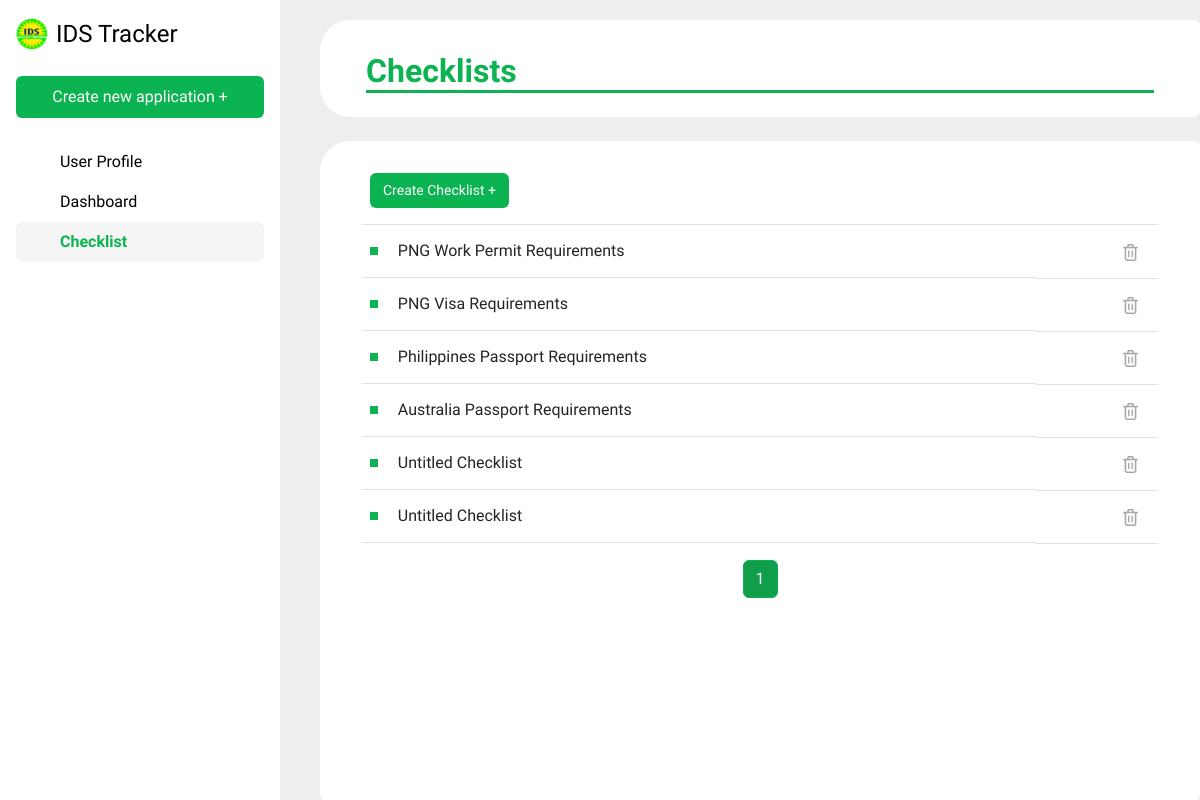
The app's page /checklist, older data.
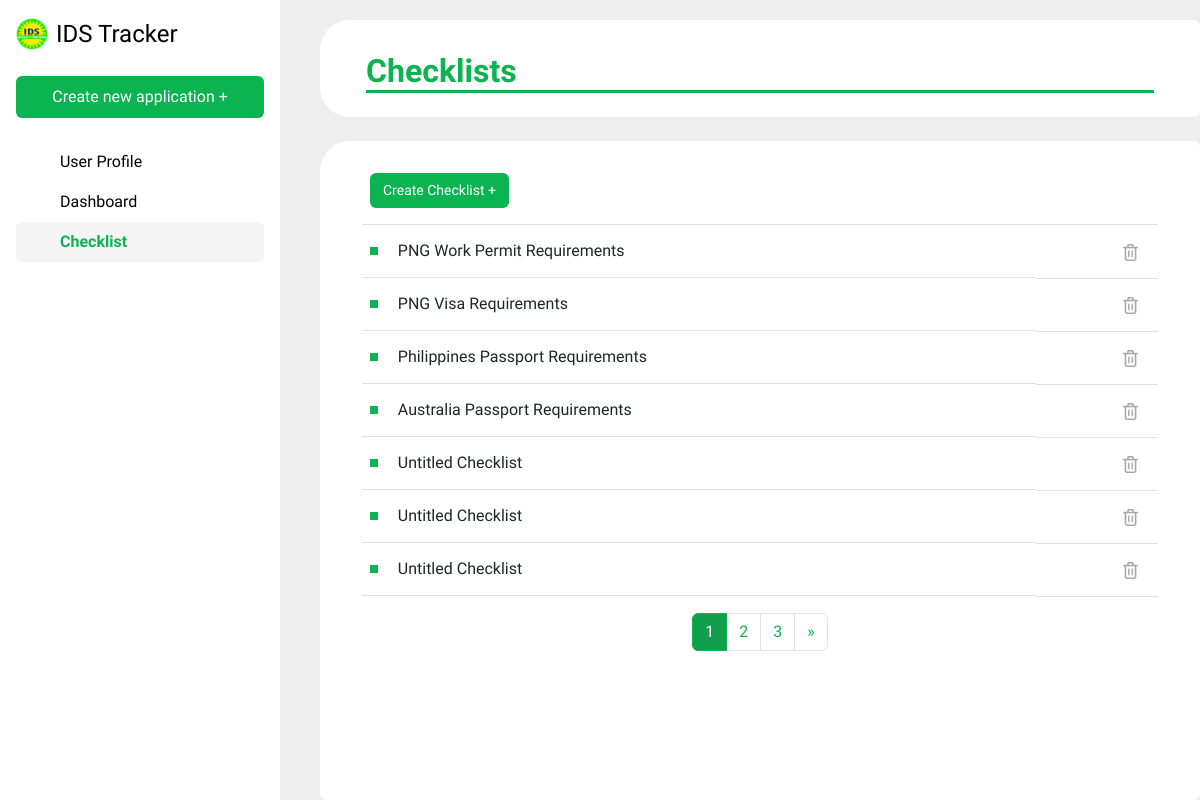
The same page, newer data.
### IDSapp/models.py (models this page shows, shortened)
class Checklist(models.Model):
    document_types = [
        ('Visa', 'Visa'),
        ('Passport', 'Passport'),
        ('Work Permit', 'Work Permit')
    ]
    name = models.CharField(max_length=255)
    documentType = models.CharField(max_length = 20, choices = document_types, null=True)
    country =  models.CharField(max_length = 50, null=True)

### IDSapp/views.py (the view)
# urls.py: path('checklist', views.view_checklist, name = 'view_checklist'),
def view_checklist(request):
    checklist_list = Checklist.objects.all()
    paginator = Paginator(checklist_list, 7)  # Show 7 checklists per page
    page_number = request.GET.get('page')
    page_obj = paginator.get_page(page_number)
    context = {
        'document_type_choices': Checklist.document_types,
        'page_obj': page_obj,
    }
    return render(request, 'checklist.html', context)

### IDSapp/templates/checklist.html (shortened to what this page needs)
{% extends 'base.html' %}
{% load static %}
{% block content %}
<div class="flex-container">
    <div class="card" style="border: none; border-bottom-left-radius: 30px; border-top-left-radius: 30px;">
        <div class="card-body">
            <h2 class="card-title mt-3" style="margin-left: 30px; margin-right: 30px; color: #0BB351; font-weight: bold; border-bottom: 3px solid #0BB351;">Checklists</h2>
        </div>
    </div>
    <div id="dynamicCard" class="card mt-4 flex-grow">
            <div class="container-fluid">
                <div style="margin-left: 30px; margin-right: 30px;">
                    <table class="table table-hover mt-4">
                        <thead>
                            <tr>
                                <th scope="col">
                                    <form action="{% url 'create_checklist' %}" method="POST">
                                        <button type="submit" class="text-decoration-none btn mb-2" style="color: #ffffff; background-color: #0BB351; font-size: 14px;">Create Checklist +</button>
                                    </form>
                                </th>
                                <th scope="col" class="text-end">
                                </th>
                            </tr>
                        </thead>
                        <tbody>
                            {% for checklist in page_obj %}
                            <tr>
                                <td class="d-flex align-items-center">
                                    <div class="bullet me-2"></div>
                                    <button type="button" class="btn w-100 text-start" data-bs-toggle="modal" data-bs-target="#checklistModal{{ checklist.id }}" style="border: none;">
                                        {{ checklist.name }}
                                    </button>
                                </td>
                                <td class="text-end">
                                    <form action="{% url 'delete_checklist' checklist.id %}" method="POST">
                                        <button type="submit" class="btn" style="background: none; border: none;" onclick="return confirm('Are you sure you want to delete the checklist? You can’t undo this action.')">
                                            <img src="{% static 'bin2.png' %}" width="15" height="17" alt="Delete">
                                        </button>
                                    </form>
                                </td>
                            </tr>
                            {% endfor %}
                        </tbody>
                    </table>
                    <nav aria-label="Page navigation" class="mt-3">
                        <ul class="pagination justify-content-center">
                            {% for num in page_obj.paginator.page_range %}
                                <li class="page-item {% if page_obj.number == num %}active{% endif %}">
                                    <a class="page-link" href="?page={{ num }}">{{ num }}</a>
                                </li>
                            {% endfor %}
                            {% if page_obj.has_next %}
                                <li class="page-item">
                                    <a class="page-link" href="?page={{ page_obj.next_page_number }}" aria-label="Next">
                                        <span aria-hidden="true">&raquo;</span>
                                    </a>
                                </li>
                            {% endif %}
                        </ul>
                    </nav>
                </div>
            </div>
    </div>
</div>
{% endblock %}

Row changes from the older to the newer data that the page shows:
added Checklist: name "Untitled Checklist"
Text that changed along with them:
new list line: "2"
new list line: "3"
